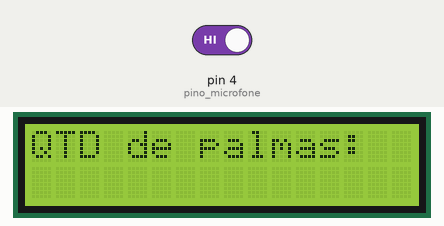
Recording of a sketch running on a simulated Arduino Uno, built with avr-gcc and run on an emulated ATmega328P. On the bench: 16×2 character LCD. The inputs (shaded band) are chosen by the test bench; at power-on: pin 4 (pino_microfone) HIGH.

Above: at 1.2 s.
1.3 s: pin 4 (pino_microfone) driven LOW
At 2.7 s:
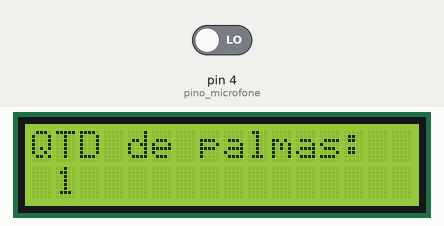
Timing chart, 0 to 4.3 s (numbered marks = the images above; inputs shaded):
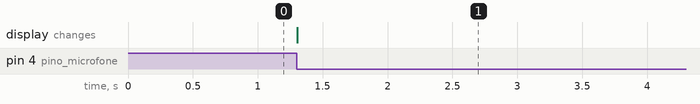

The sketch:

contador-de-palmas.ino
```cpp
#include <LiquidCrystal_I2C.h>
#define pino_microfone 4 // Define o pino do sensor
int palmas = 0; // Quantidade de palmas
unsigned long ultimapalma = 0; // Tempo da última palma
const int delaypalma = 250;  // Tempo para ignorar ruídos

LiquidCrystal_I2C lcd(0x27, 16, 2);

// Função para reiniciar o contador de palmas
void reset(){
  if(palmas>1000){
    palmas = 0;
  }
}

void setup(){
  // inicia o display LCD
  Serial.begin(9600);
  lcd.init();
  lcd.backlight();
// Define o pino do sensor como entrada
  pinMode(pino_microfone, INPUT);
// Mostra o texto que não muda no display
  lcd.setCursor(0,0);
  lcd.print("QTD de palmas: ");

}

void loop (){
// chama a função reset
  reset();
  int soundValue = digitalRead(pino_microfone);

  // If para contar as palmas
  if (soundValue == LOW) {
    unsigned long currentTime = millis();

    // Verifica o tempo entre claps para ignorar ruídos
    if (currentTime - ultimapalma > delaypalma) {
      palmas++;
      // Mostra a quantidade de palmas no display
      lcd.setCursor(1, 1);
      lcd.print("   ");
      lcd.setCursor(1, 1);
      lcd.print(palmas);
    }

    ultimapalma = currentTime;
  }

}
```

Measured:
- after the input at 1.3 s, the display: changes at once (image 1)
